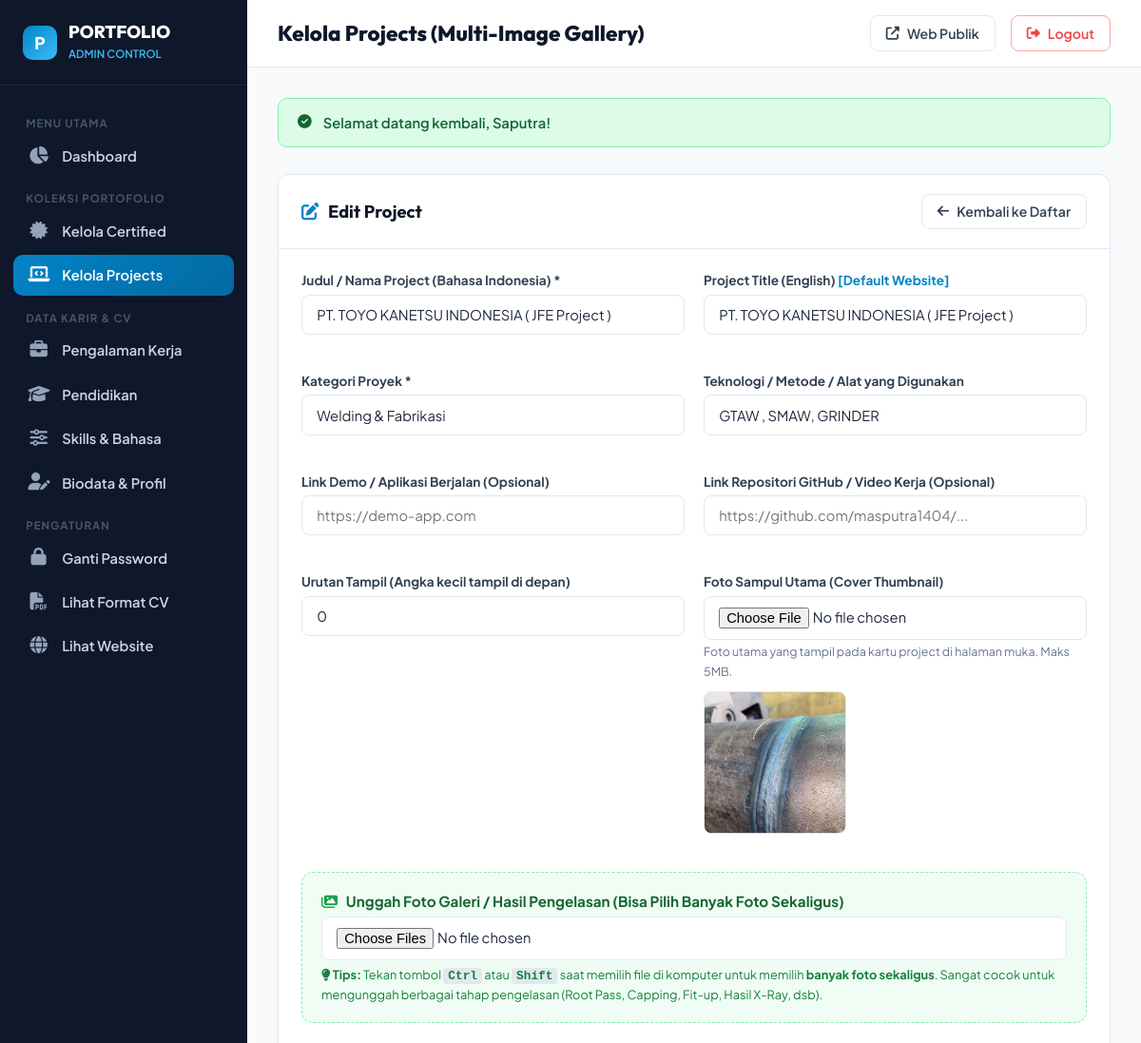
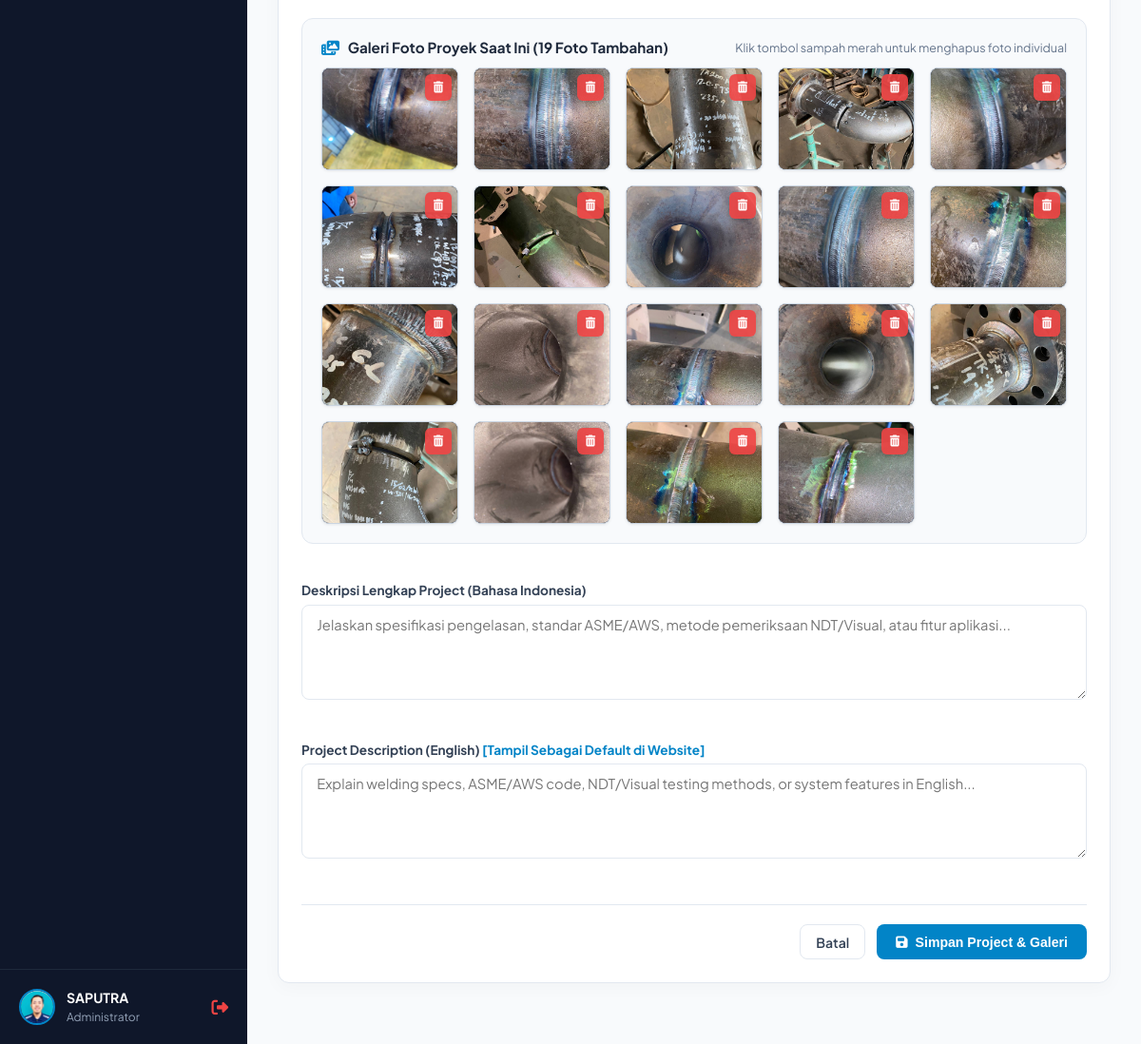
/MrSvz1404/projects.php?action=edit&id=42 (signed in), run on the app's committed database (2 pictures, top to bottom).
### tables this page shows
CREATE TABLE profile (
                id INTEGER PRIMARY KEY,
                full_name TEXT NOT NULL,
                title TEXT NOT NULL,
                phone TEXT,
                email TEXT,
                address TEXT,
                linkedin TEXT,
                github TEXT,
                bio TEXT,
                avatar TEXT,
                updated_at DATETIME DEFAULT CURRENT_TIMESTAMP
            , bio_en TEXT);

CREATE TABLE projects (
                id INTEGER PRIMARY KEY AUTOINCREMENT,
                title TEXT NOT NULL,
                category TEXT NOT NULL,
                description TEXT,
                tech_stack TEXT,
                live_url TEXT,
                github_url TEXT,
                image TEXT,
                featured INTEGER DEFAULT 1,
                sort_order INTEGER DEFAULT 0,
                created_at DATETIME DEFAULT CURRENT_TIMESTAMP
            , title_en TEXT, description_en TEXT);

CREATE TABLE project_images (
                id INTEGER PRIMARY KEY AUTOINCREMENT,
                project_id INTEGER NOT NULL,
                image TEXT NOT NULL,
                caption TEXT,
                sort_order INTEGER DEFAULT 0,
                created_at DATETIME DEFAULT CURRENT_TIMESTAMP
            );

### MrSvz1404/projects.php (the view, shortened to what the rows shown need)
<?php
require_once __DIR__ . '/auth_check.php';
$db = Database::getConnection();
$action = $_GET['action'] ?? 'list';
$id = isset($_GET['id']) ? (int)$_GET['id'] : 0;
$currentItem = null;
$galleryImages = [];
if ($action === 'edit' && $id > 0) {
    if ($currentItem === null) {
        $stmt = $db->prepare("SELECT * FROM projects WHERE id = ? LIMIT 1");
        $stmt->execute([$id]);
        $currentItem = $stmt->fetch();
    }
    $stmtGallery = $db->prepare("SELECT * FROM project_images WHERE project_id = ? ORDER BY sort_order ASC, id ASC");
    $stmtGallery->execute([$id]);
    $galleryImages = $stmtGallery->fetchAll();
}
$projects = $db->query("SELECT * FROM projects ORDER BY sort_order ASC, id DESC")->fetchAll();
$pageTitle = 'Kelola Projects (Multi-Image Gallery)';
require_once __DIR__ . '/header.php';
?>
<?php if ($action === 'add' || $action === 'edit'): ?>
  <div class="admin-card">
    <div class="admin-card-header">
      <h3 class="admin-card-title">
        <i class="fas <?= $action === 'add' ? 'fa-plus-circle' : 'fa-edit' ?>" style="color: var(--admin-primary); margin-right: 6px;"></i>
        <?= $action === 'add' ? 'Tambah Project Baru' : 'Edit Project' ?>
      </h3>
      <a href="<?= base_url('MrSvz1404/projects.php') ?>" class="btn-outline-action">
        <i class="fas fa-arrow-left"></i> Kembali ke Daftar
      </a>
    </div>
    <div class="admin-modal-body">
      <form action="<?= base_url('MrSvz1404/projects.php' . ($action === 'edit' ? '?action=edit&id=' . $id : '?action=add')) ?>" method="POST" enctype="multipart/form-data">
        <div class="form-grid">
          <div class="admin-input-group">
            <label class="admin-label" for="title">Judul / Nama Project (Bahasa Indonesia) *</label>
            <input type="text" id="title" name="title" class="admin-input" required
                   value="<?= sanitize($currentItem['title'] ?? '') ?>" placeholder="Contoh: Pengelasan Pipeline 6G Tekanan Tinggi">
          </div>
          <div class="admin-input-group">
            <label class="admin-label" for="title_en">Project Title (English) <span style="color:#0284c7;">[Default Website]</span></label>
            <input type="text" id="title_en" name="title_en" class="admin-input"
                   value="<?= sanitize($currentItem['title_en'] ?? '') ?>" placeholder="e.g. High Pressure Pipeline & Vessel 6G Welding">
          </div>
          <div class="admin-input-group">
            <label class="admin-label" for="category">Kategori Proyek *</label>
            <input type="text" id="category" name="category" list="category_suggestions" class="admin-input" required
                   value="<?= sanitize($currentItem['category'] ?? '') ?>" placeholder="Pilih atau ketik kategori baru">
          </div>
          <div class="admin-input-group">
            <label class="admin-label" for="tech_stack">Teknologi / Metode / Alat yang Digunakan</label>
            <input type="text" id="tech_stack" name="tech_stack" class="admin-input"
                   value="<?= sanitize($currentItem['tech_stack'] ?? '') ?>" placeholder="Contoh: GTAW (TIG), SMAW, ASME IX, Pipe 6G">
          </div>
          <div class="admin-input-group">
            <label class="admin-label" for="live_url">Link Demo / Aplikasi Berjalan (Opsional)</label>
            <input type="text" id="live_url" name="live_url" class="admin-input"
                   value="<?= sanitize($currentItem['live_url'] ?? '') ?>" placeholder="https://demo-app.com">
          </div>
          <div class="admin-input-group">
            <label class="admin-label" for="github_url">Link Repositori GitHub / Video Kerja (Opsional)</label>
            <input type="text" id="github_url" name="github_url" class="admin-input"
                   value="<?= sanitize($currentItem['github_url'] ?? '') ?>" placeholder="https://github.com/masputra1404/...">
          </div>
          <div class="admin-input-group">
            <label class="admin-label" for="sort_order">Urutan Tampil (Angka kecil tampil di depan)</label>
            <input type="number" id="sort_order" name="sort_order" class="admin-input"
                   value="<?= (int)($currentItem['sort_order'] ?? 0) ?>">
          </div>
          <div class="admin-input-group">
            <label class="admin-label" for="image">Foto Sampul Utama (Cover Thumbnail)</label>
            <input type="file" id="image" name="image" class="admin-input" accept="image/*" data-preview="proj-preview">
            <small style="color: #64748b; font-size: 0.78rem;">Foto utama yang tampil pada kartu project di halaman muka. Maks 5MB.</small>
            <div id="proj-preview" class="preview-box" style="<?= !empty($currentItem['image']) ? 'display:block;' : '' ?>">
              <?php if (!empty($currentItem['image'])): ?>
                <img src="<?= base_url($currentItem['image']) ?>" alt="Preview">
              <?php endif; ?>
            </div>
          </div>
          <div class="admin-input-group form-full" style="background: #f0fdf4; border: 1.5px dashed #86efac; border-radius: 12px; padding: 1.25rem;">
            <label class="admin-label" for="gallery" style="color: #166534; font-size: 0.95rem; font-weight: 700;">
              <i class="fas fa-images" style="color: #16a34a; margin-right: 6px;"></i> Unggah Foto Galeri / Hasil Pengelasan (Bisa Pilih Banyak Foto Sekaligus)
            </label>
            <input type="file" id="gallery" name="gallery[]" class="admin-input" accept="image/*" multiple style="background: #ffffff;">
            <div style="color: #15803d; font-size: 0.8rem; margin-top: 6px; line-height: 1.45;">
              <i class="fas fa-lightbulb"></i> <strong>Tips:</strong> Tekan tombol <kbd style="background:#e2e8f0; padding:1px 5px; border-radius:4px; font-weight:700;">Ctrl</kbd> atau <kbd style="background:#e2e8f0; padding:1px 5px; border-radius:4px; font-weight:700;">Shift</kbd> saat memilih file di komputer untuk memilih <strong>banyak foto sekaligus</strong>. Sangat cocok untuk mengunggah berbagai tahap pengelasan (Root Pass, Capping, Fit-up, Hasil X-Ray, dsb).
            </div>
          </div>
          <?php if ($action === 'edit'): ?>
            <div class="admin-input-group form-full" style="background: #f8fafc; border: 1px solid #e2e8f0; border-radius: 12px; padding: 1.25rem;">
              <div style="display: flex; align-items: center; justify-content: space-between; flex-wrap: wrap; gap: 0.5rem; margin-bottom: 0.75rem;">
                <h4 style="font-size: 0.95rem; font-weight: 700; color: #1e293b; margin: 0;">
                  <i class="fas fa-photo-video" style="color: #0284c7; margin-right: 6px;"></i>
                  Galeri Foto Proyek Saat Ini (<?= count($galleryImages) ?> Foto Tambahan)
                </h4>
                <span style="font-size: 0.78rem; color: #64748b;">Klik tombol sampah merah untuk menghapus foto individual</span>
              </div>
              <?php if (empty($galleryImages)): ?>
                <p style="font-size: 0.85rem; color: #64748b; font-style: italic; margin: 0.5rem 0 0;">
                  Belum ada foto galeri tambahan. Unggah foto-foto pengelasan pada kotak hijau di atas lalu simpan.
                </p>
              <?php else: ?>
                <div class="gallery-thumbs-grid">
                  <?php foreach ($galleryImages as $gimg): ?>
                    <div class="gallery-thumb-item">
                      <img src="<?= base_url($gimg['image']) ?>" alt="Gallery Foto">
                      <a href="<?= base_url('MrSvz1404/projects.php?action=delete_img&img_id=' . $gimg['id'] . '&proj_id=' . $id) ?>"
                         onclick="return confirm('Hapus foto ini dari galeri project?');"
                         class="gallery-thumb-delete" title="Hapus foto ini">
                        <i class="fas fa-trash-alt"></i>
                      </a>
                    </div>
                  <?php endforeach; ?>
                </div>
              <?php endif; ?>
            </div>
          <?php endif; ?>
          <div class="admin-input-group form-full">
            <label class="admin-label" for="description">Deskripsi Lengkap Project (Bahasa Indonesia)</label>
            <textarea id="description" name="description" class="admin-textarea" rows="3"
                      placeholder="Jelaskan spesifikasi pengelasan, standar ASME/AWS, metode pemeriksaan NDT/Visual, atau fitur aplikasi..."><?= sanitize($currentItem['description'] ?? '') ?></textarea>
          </div>
          <div class="admin-input-group form-full">
            <label class="admin-label" for="description_en">Project Description (English) <span style="color:#0284c7;">[Tampil Sebagai Default di Website]</span></label>
            <textarea id="description_en" name="description_en" class="admin-textarea" rows="3"
                      placeholder="Explain welding specs, ASME/AWS code, NDT/Visual testing methods, or system features in English..."><?= sanitize($currentItem['description_en'] ?? '') ?></textarea>
          </div>
        </div>
        <div style="display: flex; gap: 0.75rem; justify-content: flex-end; margin-top: 1.5rem; padding-top: 1.25rem; border-top: 1px solid var(--admin-border);">
          <a href="<?= base_url('MrSvz1404/projects.php') ?>" class="btn-outline-action">Batal</a>
          <button type="submit" class="btn-admin-action">
            <i class="fas fa-save"></i> Simpan Project & Galeri
          </button>
        </div>
      </form>
    </div>
  </div>
<?php endif; ?>
<?php require_once __DIR__ . '/footer.php'; ?>

### MrSvz1404/header.php (shortened to what the rows shown need)
<?php
require_once __DIR__ . '/auth_check.php';
?>
<!DOCTYPE html>
<html lang="id">
<head>
  <link rel="stylesheet" href="https://cdnjs.cloudflare.com/ajax/libs/font-awesome/6.5.1/css/all.min.css" />
  <link rel="stylesheet" href="<?= base_url('assets/css/admin.css') ?>">
</head>
<body class="admin-body">
  <aside class="admin-sidebar">
    <div class="sidebar-header">
      <div class="sidebar-brand-text">
        <h2>PORTFOLIO</h2>
      </div>
    </div>
    <div class="sidebar-footer">
      <div class="sidebar-user">
        <img src="<?= base_url($profile['avatar'] ?: 'assets/images/avatar.png') ?>" alt="User" class="sidebar-user-avatar">
        <div class="sidebar-user-info">
          <span><?= sanitize($profile['full_name']) ?></span>
          <small>Administrator</small>
        </div>
      </div>
    </div>
  </aside>
  <main class="admin-main">
    <header class="admin-topbar">
      <div class="topbar-left">
        <div class="topbar-title">
          <h1><?= $pageTitle ?? 'Admin Control' ?></h1>
        </div>
      </div>
    </header>
    <div class="admin-content">

### data on the page
profile: avatar (placeholder picture), full_name "SAPUTRA"
projects: title "PT. TOYO KANETSU INDONESIA ( JFE Project )", title_en "PT. TOYO KANETSU INDONESIA ( JFE Project )", category "Welding & Fabrikasi", tech_stack "GTAW , SMAW, GRINDER", sort_order "0", image (picture)
project_images: image (picture)
project_images: image (picture)
project_images: image (picture)
project_images: image (picture)
project_images: image (picture)
project_images: image (picture)
project_images: image (picture)
project_images: image (picture)
project_images: image (picture)
project_images: image (picture)
project_images: image (picture)
project_images: image (picture)
project_images: image (picture)
project_images: image (picture)
project_images: image (picture)
project_images: image (picture)
project_images: image (picture)
project_images: image (picture)
project_images: image (picture)

### other printed values
$pageTitle "Kelola Projects (Multi-Image Gallery)"
$flash['message'] "Selamat datang kembali, Saputra!"
count($galleryImages) "19"
